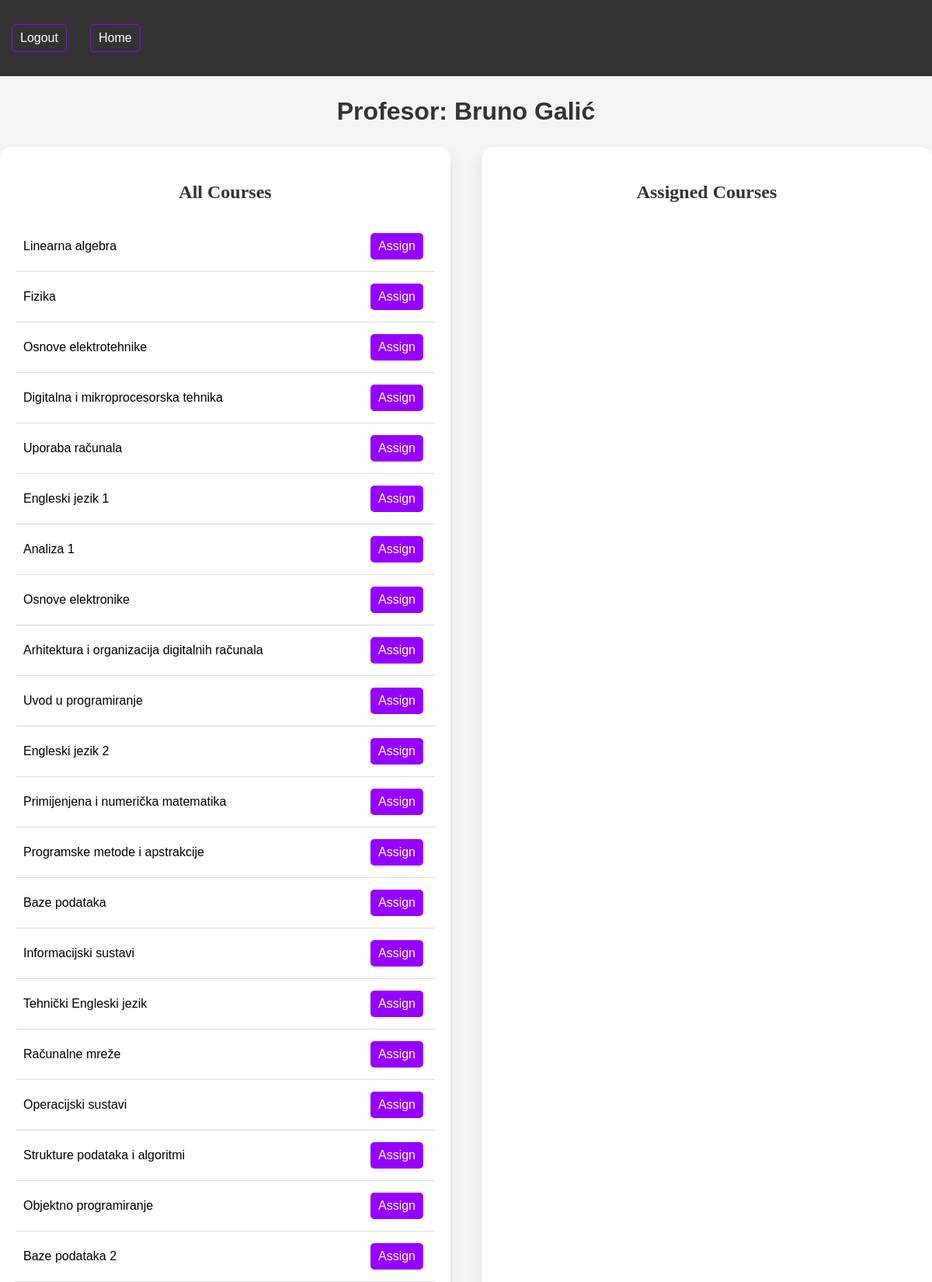
Screenshot of /Profesor-Details/1 (signed in, upper part) with the database file from the repository.
### app/models.py (models this page shows, shortened)
class Korisnik(AbstractUser):
    ROLES = (('prof', 'profesor'), ('stu', 'student'), ('admin', 'admin'))
    STATUS = (('none', 'None'), ('izv', 'izvanredni student'),
              ('red', 'redovni student'))
    role = models.CharField(max_length=50, choices=ROLES, default='stu')
    status = models.CharField(max_length=50, choices=STATUS, default='none')
    def full_name(self):
        return '%s %s' % (self.first_name, self.last_name)

class Predmeti(models.Model):
    IZBORNI = (('da', 'da'), ('ne', 'ne'))
    name = models.CharField(max_length=50)
    kod = models.CharField(max_length=50)
    program = models.CharField(max_length=50)
    ects = models.IntegerField()
    sem_red = models.IntegerField()
    sem_izv = models.IntegerField()
    izborni = models.CharField(max_length=50, choices=IZBORNI)

### app/views.py (the view)
@admin_required
def profesor_details(request, id):
    profesor = Korisnik.objects.get(pk=id)
    assigned_courses = Predmeti.objects.filter(
        assignedcourse__profesor=profesor)
    courses = Predmeti.objects.exclude(assignedcourse__profesor=profesor)
    context = {
        'profesor': profesor,
        'courses': courses,
        'assigned_courses': assigned_courses,
    }
    return render(request, 'profesor_details.html', context)

### app/templates/profesor_details.html (shortened to what this page needs)
<!DOCTYPE html>
<html lang="en">
    {% load static %}
<head>
    <link rel="stylesheet" type="text/css" href="{% static 'css/style.css' %}"/>
</head>
<body>
    <nav>
        <ul>
            <li><a href="{% url 'logout' %}">Logout</a></li>
            <li><a href="{% url 'admin_page' %}">Home</a></li>
        </ul>
    </nav>
    <h1>Profesor: {{ profesor.full_name }}</h1>
    <section class="list-cointainer">
        <div class="all-courses">
            <h2>All Courses</h2>
            <ul class="all-courses-list">
                {% for course in courses %}
                <li>
                    {{ course.name }}
                    <a href="{% url 'prof_assign_course' profesor.id course.id %}">Assign</a>
                </li>
                {% endfor %}
            </ul>
        </div>
        <div class="assigned-courses">
            <h2>Assigned Courses</h2>
        </div>
    </section>
</body>
</html>

### app/static/css/style.css (style rules this page uses)
:root { --main-color: #f5f5f5; --header: #333; --form-border: #ddd; --form-button: #9500ff; --form-button-hover: #6e00b3; --accent-color: #f1c40f; --error-color: #ff0000; }
body { font-family: Arial, sans-serif; background-color: var(--main-color); margin: 0; line-height: 1.5 }
nav { background-color: var(--header); padding: 10px; color: #fff; position: sticky; top: 0; width: 100%; }
nav ul { list-style: none; padding: 0; display: flex; justify-content: flex-start }
nav ul li { margin-right: 20px }
nav ul li a { color: #fff; text-decoration: none }
h2 { font-family: "Georgia", serif; color: var(--header) }
a { display: inline-block; margin: 5px; color: var(--form-button); text-decoration: none; padding: 5px 10px; border-radius: 5px; border: 1px solid var(--form-button); transition: background-color .3s ease }
h1 { color: var(--header); text-align: center; }
.list-cointainer { display: flex; justify-content: space-between; margin-top: 20px }
.all-courses, .assigned-courses { width: 45%; background-color: #fff; border-radius: 15px; padding: 20px; box-shadow: 0 10px 20px 0 rgba(0, 0, 0, .1) }
.all-courses h2, .assigned-courses h2 { color: var(--header); text-align: center }
.all-courses-list, .assigned-courses-list { list-style: none; padding: 0 }
.all-courses-list li, .assigned-courses-list li { display: flex; justify-content: space-between; align-items: center; padding: 10px; border-bottom: 1px solid var(--form-border) }
.all-courses-list a, .assigned-courses-list a { padding: 5px 10px; background-color: var(--form-button); color: #fff; border: 0; border-radius: 5px; text-decoration: none; transition: background-color .3s ease }

### rows the page displays
Korisnik: full_name "Bruno Galić"
Predmeti: name "Linearna algebra"
Predmeti: name "Fizika"
Predmeti: name "Osnove elektrotehnike"
Predmeti: name "Digitalna i mikroprocesorska tehnika"
Predmeti: name "Uporaba računala"
Predmeti: name "Engleski jezik 1"
Predmeti: name "Analiza 1"
Predmeti: name "Osnove elektronike"
Predmeti: name "Arhitektura i organizacija digitalnih računala"
Predmeti: name "Uvod u programiranje"
Predmeti: name "Engleski jezik 2"
Predmeti: name "Primijenjena i numerička matematika"
Predmeti: name "Programske metode i apstrakcije"
Predmeti: name "Baze podataka"
Predmeti: name "Informacijski sustavi"
Predmeti: name "Tehnički Engleski jezik"
Predmeti: name "Računalne mreže"
Predmeti: name "Operacijski sustavi"
Predmeti: name "Strukture podataka i algoritmi"
Predmeti: name "Objektno programiranje"
Predmeti: name "Baze podataka 2"
